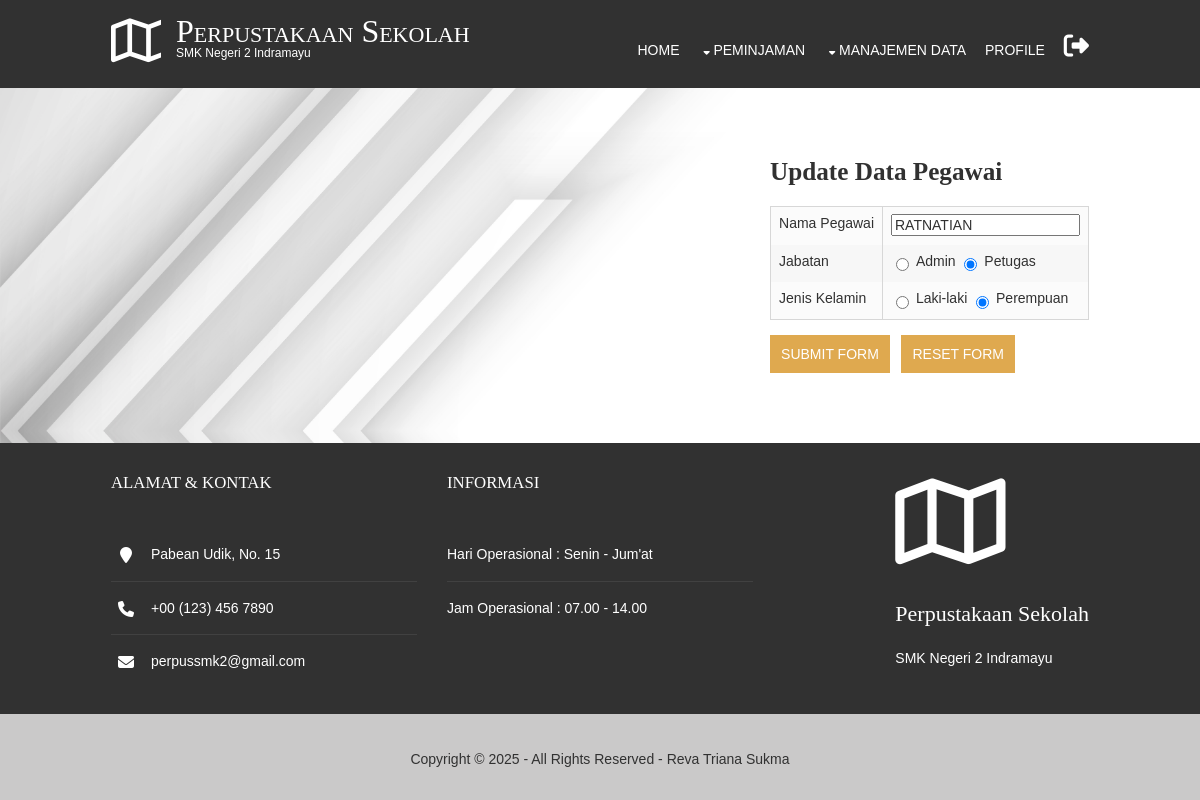
The page /pages/pegawai/edit_pegawai.php?id=pg01 (signed in) on the database its author committed.
### tables this page shows
CREATE TABLE `pegawai` (
  `kode_pg` char(4) NOT NULL,
  `nama_pg` varchar(50) DEFAULT NULL,
  `jabatan` char(1) DEFAULT NULL,
  `jk` char(1) DEFAULT NULL,
  `username` varchar(50) NOT NULL,
  `password` varchar(255) NOT NULL
);

### koneksi.php (called while the page is built, shortened)
<?php
class database {
	var $host = "localhost";
	var $username = "root";
	var $password = "";
	var $database = "dataperpus";
	var $koneksi = "";
	function __construct(){
		$this->koneksi = mysqli_connect($this->host, $this->username, $this->password, $this->database);
	}
	function get_by_id_pegawai ($kode_pg){
		$query = mysqli_query ($this->koneksi, "select * from pegawai where kode_pg = '$kode_pg'");
		return $query->fetch_array();
	}
}
?>

### pages/pegawai/edit_pegawai.php (the view, shortened to what this page needs)
<?php
include '../../index_header.php';
include '../../koneksi.php';
$db = new database();
$kode_pg = $_GET['id'];
if (!is_null($kode_pg)) {
    $data_pegawai = $db->get_by_id_pegawai($kode_pg);
} else {
    header('location:data_pegawai.php');
}
?>
<!DOCTYPE html>
<html>
<head>
    <link href="../../layout/styles/layout.css" rel="stylesheet" type="text/css" media="all">
    <link rel="stylesheet" href="https://cdnjs.cloudflare.com/ajax/libs/font-awesome/6.7.2/css/all.min.css" />
</head>
<body>
<div class="row0 bgded" style="background-image:url('../../images/bg_kiri.jpg');">
<main class="hoc container clear">
    <div class="fl_right">
        <h1 class="fl_left bold font-x2">Update Data Pegawai</h1>
        <form method="post" action="../../proses.php?action=update_pg">
            <table>
                <tr>
                    <td><label for="nama_pg">Nama Pegawai</label></td>
                    <td>
                        <input type="text" name="nama_pg" value="<?php echo $data_pegawai['nama_pg']; ?>" oninput="this.value = this.value.toUpperCase();">
                    </td>
                </tr>
                <tr>
                    <td><label for="jabatan">Jabatan</label></td>
                    <td>
                        <input type="radio" id="jabatan1" name="jabatan" value="1"
                            onchange="handleRadioChange(this)"
                            <?php echo ($data_pegawai['jabatan'] === '1') ? 'checked' : ''; ?>>
                        <label for="jabatan1">Admin</label>
                        <input type="radio" id="jabatan2" name="jabatan" value="2"
                            onchange="handleRadioChange(this)"
                            <?php echo ($data_pegawai['jabatan'] === '2') ? 'checked' : ''; ?>>
                        <label for="jabatan2">Petugas</label>
                    </td>
                </tr>
                <tr>
                    <td><label for="jk">Jenis Kelamin</label></td>
                    <td>
                        <input type="radio" id="jk1" name="jk" value="1"
                            onchange="handleRadioChange(this)"
                            <?php echo ($data_pegawai['jk'] === '1') ? 'checked' : ''; ?>>
                        <label for="jk1">Laki-laki</label>
                        <input type="radio" id="jk2" name="jk" value="2"
                            onchange="handleRadioChange(this)"
                            <?php echo ($data_pegawai['jk'] === '2') ? 'checked' : ''; ?>>
                        <label for="jk2">Perempuan</label>
                    </td>
                </tr>
            </table>
            <div>
                <input class="inspace-10 btn" type="submit" name="submit" value="Submit Form">
                <input class="inspace-10 btn" type="reset" name="reset" value="Reset Form">
            </div>
        </form>
    </div>
</main>
</div>
</body>
</html>

### layout/styles/layout.css (style rules this page uses)
.container { padding:70px 0; }
#footer { padding:30px 0; }
#footer .title { margin:0 0 50px 0; padding:0; font-size:1.2rem; text-transform:uppercase; }
#footer .linklist li { display:block; margin-bottom:15px; padding:0 0 15px 0; border-bottom:1px solid; }
#footer .linklist li:last-child { margin:0; padding:0; border:none; }
#footer .linklist li::before, #footer .linklist li::after { display:table; content:""; }
#footer .linklist li, #footer .linklist li::after { clear:both; }
#footer .contact.linklist li, #footer .contact.linklist li:last-child { position:relative; padding-left:40px; }
#footer .contact li * { margin:0; padding:0; line-height:1.6; }
#footer .contact li i { display:block; position:absolute; top:0; left:0; width:30px; font-size:16px; text-align:center; }
#copyright { padding:20px 0; text-align: center; }
*, *::before, *::after { transition:all .3s ease-in-out; }
table, th, td { border:1px solid; border-collapse:collapse; vertical-align:top; }
table, th { table-layout:auto; }
table { width:100%; margin-bottom:15px; }
th, td { padding:5px 8px; }
td { border-width:0 1px; }
body { color:#888888; background-color:#FFFFFF; }
a { color:#DFA94F; }
.btn, .btn.inverse:hover { color:#FFFFFF; background-color:#DFA94F; border-color:#DFA94F; }
.row0 { background-color:#FFFFFF; color:#313131; }
.row4 { color:#FFFFFF; background-color:#313131; border-color:#DFA94F }
.row5, .row5 a { color:#313131; background-color:#cac9c9; }
#footer .linklist li { border-color:#414141; }
table, th, td, #comments .avatar, #comments input, #comments textarea { border-color:#D7D7D7; }
tr, #comments li, #comments input[type="submit"], #comments input[type="reset"] { color:inherit; background-color:#FBFBFB; }
tr:nth-child(even), #comments li:nth-child(even) { color:inherit; background-color:#F7F7F7; }
@media screen and (min-width:978px) { .hoc { max-width:978px; } }

### layout/styles/framework.css (style rules this page uses)
html { overflow-y: scroll; overflow-x: hidden; }
html, body { margin: 0; padding: 0; font-size: 14px; line-height: 1.6em; }
*, *::before, *::after { box-sizing: border-box; }
.bold { font-weight: bold; }
.nospace { margin: 0; padding: 0; list-style: none; }
.bgded { background-position: top center; background-repeat: no-repeat; background-size: cover; }
.btn { display: inline-block; padding: 15px 25px 17px; text-transform: uppercase; border: 1px solid; }
.clear, .group { display: block; }
.clear::before, .clear::after, .group::before, .group::after { display: table; content: ""; }
.clear, .clear::after, .group, .group::after { clear: both; }
a { outline: none; text-decoration: none; }
.fl_left, .imgl { float: left; }
.fl_right, .imgr { float: right; }
body, input, textarea, select { font-family: Verdana, Geneva, sans-serif; }
h1, h2, h3, h4, h5, h6, .heading { font-family: Georgia, "Times New Roman", Times, serif; }
form, fieldset, legend { margin: 0; padding: 0; border: none; }
label, input, textarea, select { display: inline-block; resize: none; outline: none; color: inherit; font-size: inherit; font-family: inherit; vertical-align: middle; }
label { margin-bottom: 5px; }
h1, h2, h3, h4, h5, h6, .heading { margin: 0 0 20px 0; font-size: 22px; line-height: normal; font-weight: normal; text-transform: capitalize; }
address { font-style: normal; font-weight: normal; }
.font-x2 { font-size: 1.8rem; }
.wrapper { display: block; width: 100%; margin: 0; padding: 0; text-align: left; word-wrap: break-word; }
.hoc { display: block; margin: 0 auto; }
address, article, aside, figcaption, figure, footer, header, main, nav, section { display: block; margin: 0; padding: 0; }
.one_half, .one_third, .two_third, .one_quarter, .two_quarter, .three_quarter { display: inline-block; float: left; margin: 0 0 0 3.06748466257669%; list-style: none; }
.first { margin-left: 0; clear: left; }
.one_third { width: 31.28834355828221%; }
.btmspace-30 { margin-bottom: 30px; }
.inspace-10 { padding: 10px; }

### rows shown on the page
pegawai: nama_pg "RATNATIAN", jabatan "☐ Admin", jabatan "☑ Petugas", jk "☐ Laki-laki", jk "☑ Perempuan"
